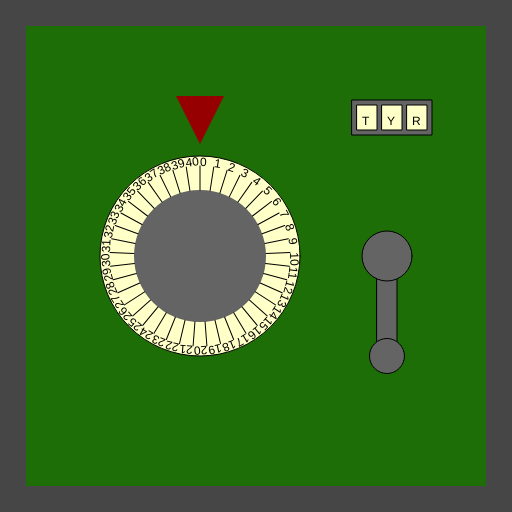
Frame 1 (no input)
Frame 60 (no input): identical to frame 1, image omitted
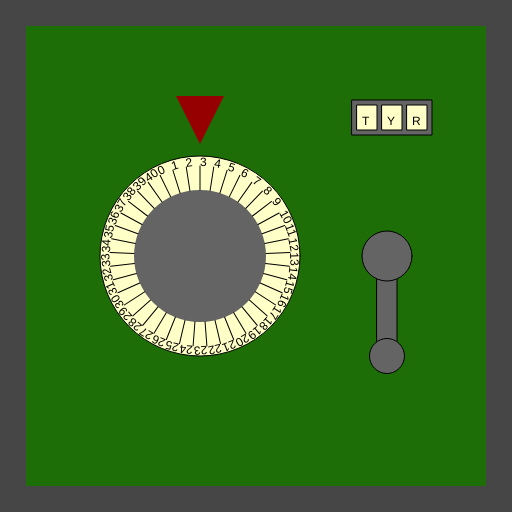
Frame 120 (the mouse pressed at the canvas centre since frame 60)

The p5.js sketch that drew these frames (run headless with seeded random() and noise() and a simulated clock; from frame 60 on, the mouse is pressed at the canvas centre):

// p5.js sketch
// ── sketch.js
/*

Officer: 6319957
CaseNum: 303-1-17443594-6319957

Case 303 - The Case of the Crooked Attorney
Stage 2 - Torvalds' House

This safe is in Torvalds’ home study. Be careful. If you get caught, I don’t know you !

Crack this safe by doing the following:

	When the mouse button is pressed:
	- Increment RestrictedVaultValue_a by 3

	When the mouse button is released:
	- Increment RestrictedVaultValue_b by 3

	When any key is released:
	- Make RestrictedVaultValue_c equal to the string "ZTM"

	Whilst the mouse is moving:
	- Make RestrictedVaultValue_c equal to the string "TYR"



This time you'll need to create the relevant event handlers yourself.

There are many possible ways of investigating this case, but you
should use ONLY the following commands:

	- The assignment operator aka. the equals sign !
	- Incrementing +=
	- Decrementing -=

*/

//declare the variables

var RestrictedVaultValue_a;
var RestrictedVaultValue_b;
var RestrictedVaultValue_c;

function preload() {
  //IMAGES WILL BE LOADED HERE
}

function setup() {
  createCanvas(512, 512);

  //initialise the variables
  RestrictedVaultValue_a = 0;
  RestrictedVaultValue_b = 0;
  RestrictedVaultValue_c = "";
}

///////////////////EVENT HANDLERS///////////////////

//Create event handlers here to open the safe ...
function mousePressed() {
  RestrictedVaultValue_a += 3;
}

function mouseReleased() {
  RestrictedVaultValue_b += 3;
}

function keyReleased() {
  RestrictedVaultValue_c = "ZTM";
}

function mouseMoved() {
  RestrictedVaultValue_c = "TYR";
}

///////////////DO NOT CHANGE CODE BELOW THIS POINT///////////////////

function draw() {
  //Draw the safe door
  background(70);
  noStroke();
  fill(29, 110, 6);
  rect(26, 26, width - 52, width - 52);

  //Draw the combination dial
  push();
  translate(200, height / 2);
  drawDial(200, RestrictedVaultValue_a, 41);
  pop();

  //Draw the lever
  push();
  translate(width - 125, 256);
  drawLever(RestrictedVaultValue_b);
  pop();

  //Draw the spinner
  push();
  translate(width - 120, 100);
  drawSpinner(3, RestrictedVaultValue_c);
  pop();
}

function drawDial(diameter, num, maxNum) {
  //the combination lock

  var r = diameter * 0.5;
  var p = r * 0.6;

  stroke(0);
  fill(255, 255, 200);
  ellipse(0, 0, diameter, diameter);
  fill(100);
  noStroke();
  ellipse(0, 0, diameter * 0.66, diameter * 0.66);
  fill(150, 0, 0);
  triangle(-p * 0.4, -r - p, p * 0.4, -r - p, 0, -r - p / 5);

  noStroke();

  push();
  var inc = 360 / maxNum;

  rotate(radians(-num * inc));
  for (var i = 0; i < maxNum; i++) {
    push();
    rotate(radians(i * inc));
    stroke(0);
    line(0, -r * 0.66, 0, -(r - 10));
    noStroke();
    fill(0);
    text(i, 0, -(r - 10));
    pop();
  }

  pop();
}

function drawLever(rot) {
  push();
  rotate(radians(-rot));
  stroke(0);
  fill(100);
  rect(-10, 0, 20, 100);
  ellipse(0, 0, 50, 50);
  ellipse(0, 100, 35, 35);
  pop();
}

function drawSpinner(numSpinners, val) {
  var sw = 20;
  var ow = (sw + 5) * numSpinners + 5;
  stroke(0);
  fill(100);
  rect(-ow / 2, 0, ow, 35);
  if (typeof val == "number") {
    val = floor(val).toString(); //convert to string
  }

  for (var d = numSpinners - val.length; d > 0; d--) {
    val = "-" + val;
  }

  for (var i = 0; i < numSpinners; i++) {
    stroke(0);
    fill(255, 255, 200);
    rect(-ow / 2 + i * (sw + 5) + 5, 5, 20, 25);
    fill(0);
    noStroke();
    text(val[i], -ow / 2 + sw / 2 + i * (sw + 5), 25);
  }
}
